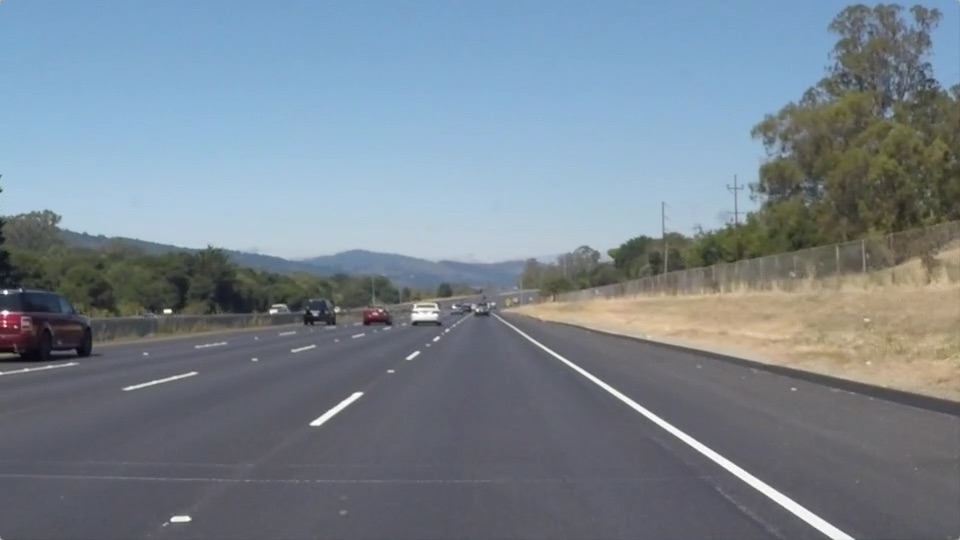
#> input picture Labs/06/images/solidWhiteRight.jpg, 960 x 540 px
$ jupyter execute q06.ipynb
#> lines starting #> are read from the running program, lines starting #| are printed output that depends on the picture; after the words box and inside, x2 and y2 are one past the last pixel; in counts of white or black regions, pixels touching at a corner belong together
# Task 6: Detect road lane lines

[cell 1]
import os
import cv2
import numpy as np
import matplotlib.pyplot as plt

[cell 2]
names = ['images/solidWhiteRight.jpg', 'images/solidYellowCurve.jpg', 'images/whiteCarLaneSwitch.jpg']
imgs = [cv2.cvtColor(cv2.imread(n), cv2.COLOR_BGR2RGB) for n in names]
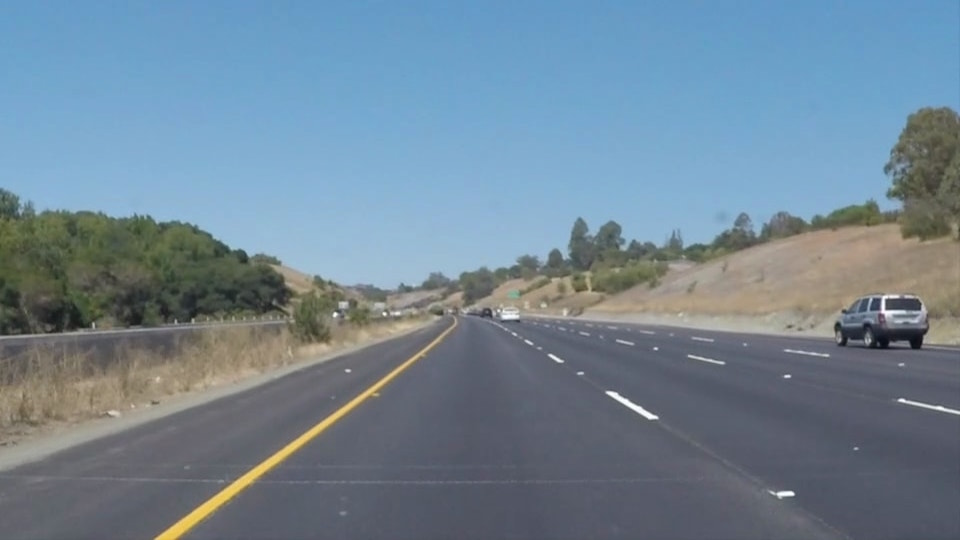
#> input picture Labs/06/images/solidYellowCurve.jpg, 960 x 540 px
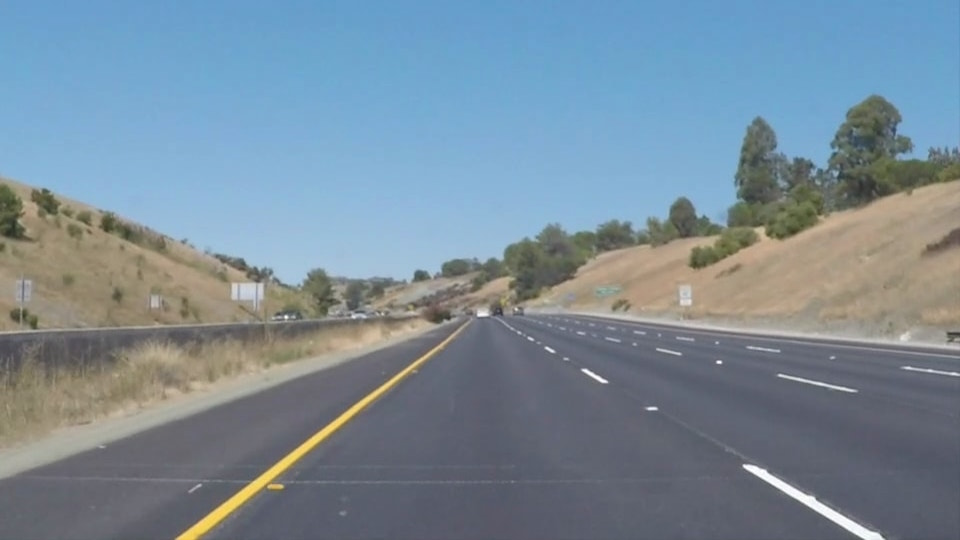
#> input picture Labs/06/images/whiteCarLaneSwitch.jpg, 960 x 540 px
#> imgs = 3 items
imgs[0].shape
#> Out = (540, 960, 3)

[cell 3]
def lane_lines(image):
    h, w = image.shape[:2]
    gray = cv2.cvtColor(image, cv2.COLOR_RGB2GRAY)
    blurred = cv2.GaussianBlur(gray, (5, 5), 0)
    edges = cv2.Canny(blurred, 50, 150)

    roi = np.zeros_like(edges)
    poly = np.int32([[(int(0.08 * w), h), (int(0.45 * w), int(0.6 * h)), (int(0.55 * w), int(0.6 * h)), (int(0.95 * w), h)]])
    cv2.fillPoly(roi, poly, 255)
    masked = cv2.bitwise_and(edges, roi)

    lines = cv2.HoughLinesP(masked, 1, np.pi / 180, 30, minLineLength=40, maxLineGap=100)
    left, right = [], []
    for x1, y1, x2, y2 in lines.reshape(-1, 4):
        if x1 == x2:
            continue
        slope = (y2 - y1) / (x2 - x1)
        intercept = y1 - slope * x1
        if abs(slope) < 0.4:
            continue
        (left if slope < 0 else right).append((slope, intercept))

    out = image.copy()
    y_top = int(0.62 * h)
    for side in (left, right):
        if side:
            slope, intercept = np.mean(side, axis=0)
            x_bottom = int((h - intercept) / slope)
            x_top = int((y_top - intercept) / slope)
            cv2.line(out, (x_bottom, h), (x_top, y_top), (255, 0, 0), 8)
    return masked, out, len(lines), len(left), len(right)

[cell 4]
results = []
for name, im in zip(names, imgs):
    masked, out, total, nl, nr = lane_lines(im)
    print(name, '- segments:', total, 'left:', nl, 'right:', nr)
    results.append((masked, out))
#> this loop made 3 passes
#> (name, total, nl, nr) on passes 1 to 3: ('images/solidWhiteRight.jpg', 9, 4, 5), ('images/solidYellowCurve.jpg', 10, 5, 5), ('images/whiteCarLaneSwitch.jpg', 14, 7, 7)
#| images/solidWhiteRight.jpg - segments: 9 left: 4 right: 5
#| images/solidYellowCurve.jpg - segments: 10 left: 5 right: 5
#| images/whiteCarLaneSwitch.jpg - segments: 14 left: 7 right: 7
#> pass 1, in lane_lines, `gray = cv2.cvtColor(image, cv2.COLOR_RGB2GRAY)`:
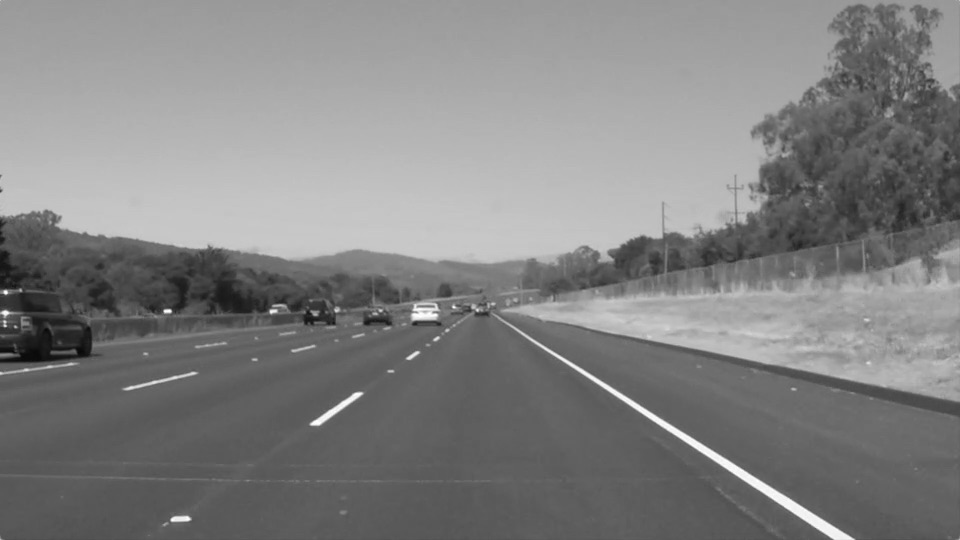
#> gray: shape (540, 960); min 8, max 255, mean 130.1
#> pass 1, in lane_lines, `edges = cv2.Canny(blurred, 50, 150)`:
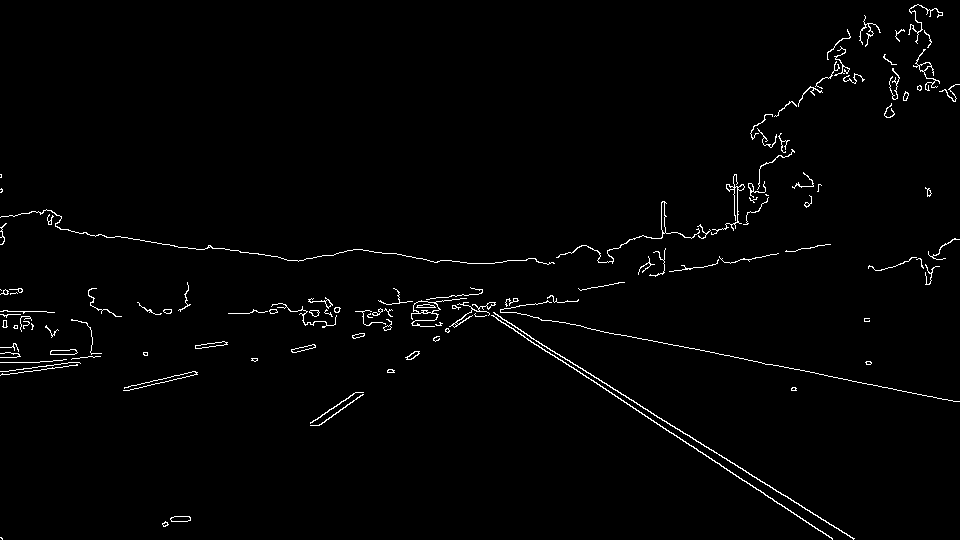
#> edges: shape (540, 960); 1.5% white in thin lines or dots
#> pass 1, in lane_lines, `masked = cv2.bitwise_and(edges, roi)`:
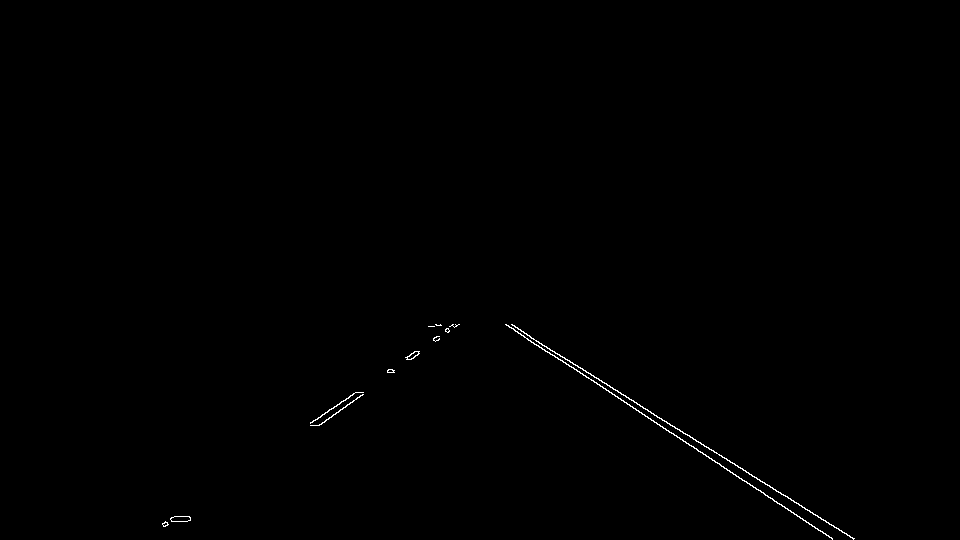
#> masked: shape (540, 960); 0.28% white in thin lines or dots, all inside (x1, y1, x2, y2) = (162, 324, 855, 540)
#> after the loop, results = 3 items

[cell 5]
panels = []
for name, im, (masked, out) in zip(names, imgs, results):
    panels += [(name, im), ('Edges in region', masked), ('Lane lines', out)]
#> this loop made 3 passes
#> name on passes 1 to 3: 'images/solidWhiteRight.jpg', 'images/solidYellowCurve.jpg', 'images/whiteCarLaneSwitch.jpg'
#> after the loop, panels = 9 items

fig, axes = plt.subplots(3, 3, figsize=(20, 12))
axes = axes.flatten()

for ax, (title, im) in zip(axes, panels):
    ax.imshow(im, cmap='gray' if im.ndim == 2 else None)
    ax.axis('off')
    ax.set_title(title, fontsize=14, color='darkblue', pad=15)
#> this loop made 9 passes

plt.show()
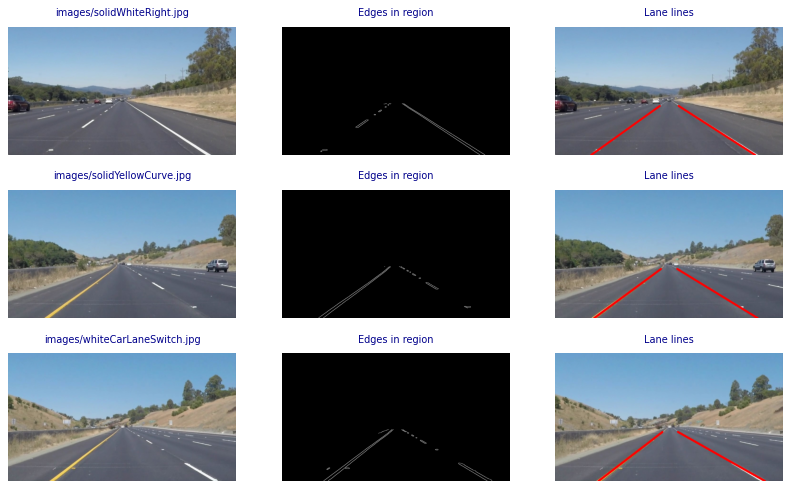
#> figure drawn by matplotlib, 9 panels
